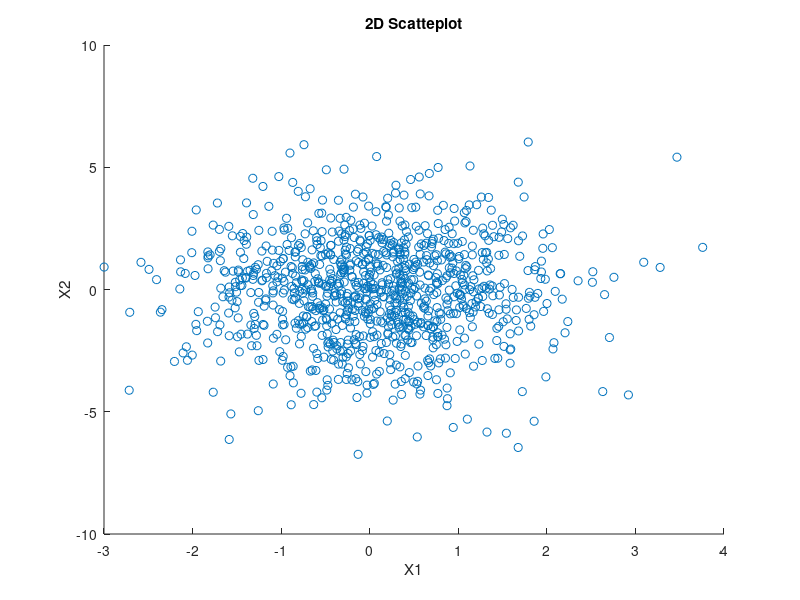
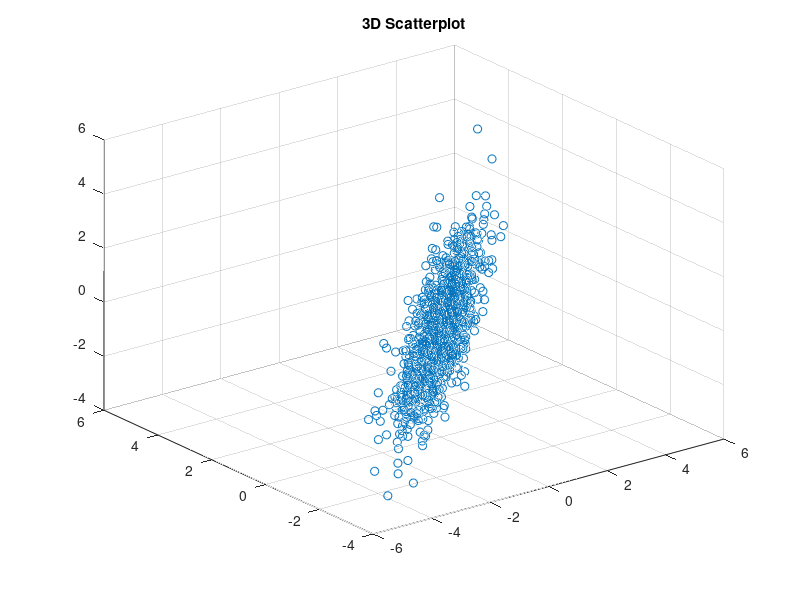

The MATLAB script that drew these images, in order: (Note: this script raises an error after producing the figures.)
% Data Analysis 2020
% Chapter 6 Excerise 1
% PCA
% Nick Kaparinos
close all;
clc;
clear;

n = 1000;
sx = 1;
sy = 2;
W = [0.2 0.8;0.4 0.5;0.7 0.3];
sigma = [sx^2 0; 0 sy^2];
data = mvnrnd([0 0],sigma,n);

% A
% 2D Scatterplot
figure(1)
scatter(data(:,1),data(:,2))
title("2D Scatteplot")
xlabel("X1")
ylabel("X2")


% 3D Scatterplot
figure(2)
data3D = data*W';
scatter3(data3D(:,1),data3D(:,2),data3D(:,3))
title("3D Scatterplot")

data3D = normalize(data3D);
covMatrix = cov(data3D);
[~,eigenValues] = eig(covMatrix);
eigenValues = diag(eigenValues);
eigenValues = sort(eigenValues,'descend');

% PCA component scores
[~,scores,~] = pca(data3D);
figure(3)
scatter3(scores(:,1),scores(:,2),scores(:,3))
title("PCA Scores 3D Scatterplot")
xlabel("PC1")
ylabel("PC2")
zlabel("PC3")

% B
% Scree plot
figure(4)
plot(1:length(eigenValues),eigenValues,"-o")
title("Scree plot")
ylabel("eigenvalues")

% C
% PCA 2D scores scatterplot
figure(5)
scatter(scores(:,1),scores(:,2))
title("PCA Scores 2D Scatterplot")
xlabel("PC1")
ylabel("PC2")

infoLoss = eigenValues(3)/sum(eigenValues)
